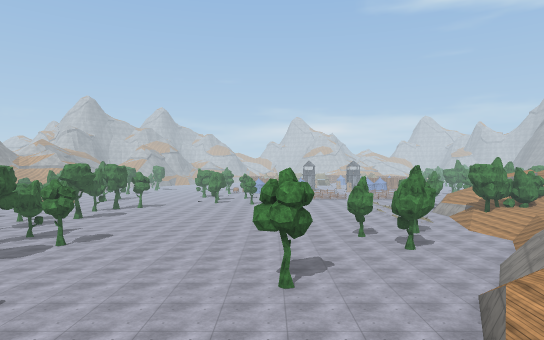
view 1 (above)

24 first-person views from a walk through a Unity game level. The camera is 1.5 m above the floor, looks level and sees 75° across. The floor is counted in squares, 2 m on a side. Each view is taken from the middle of a square. On the plan, view 1 faces up. The plan holds only what a view shows up to about 11 squares ahead; the rest is blank. The place goes on beyond the plan. Some animated figures are left out. Surface patterns are stand-ins for the level's own textures.

view 2
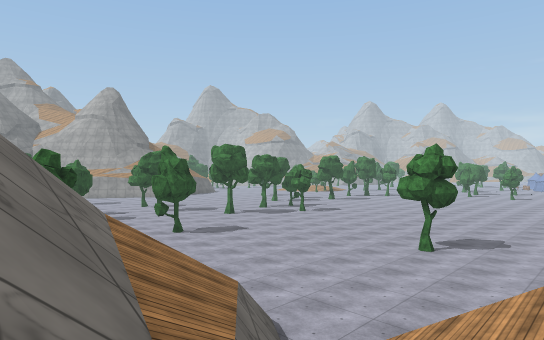

view 3
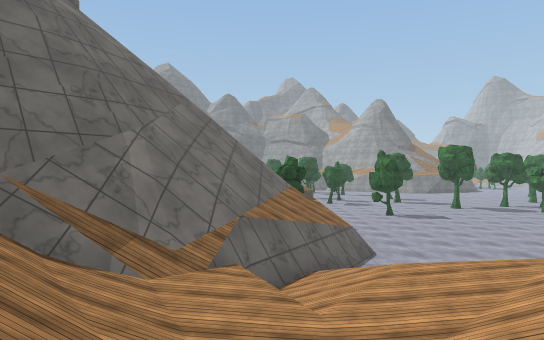

view 4
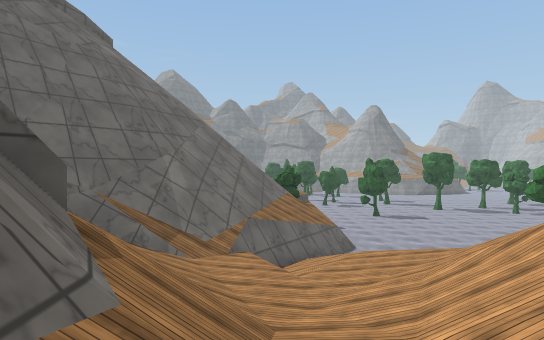

view 5
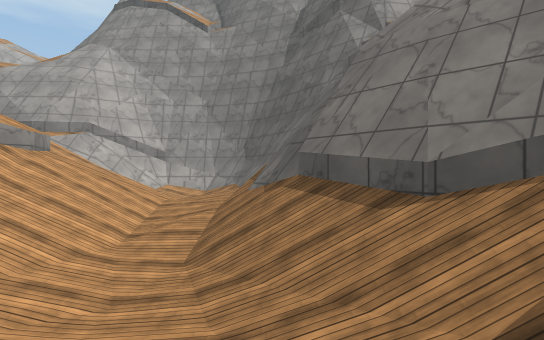

view 6
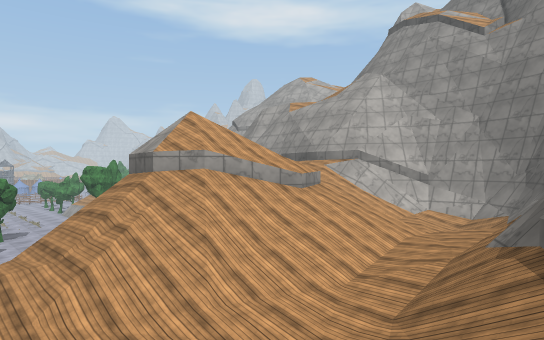

view 7
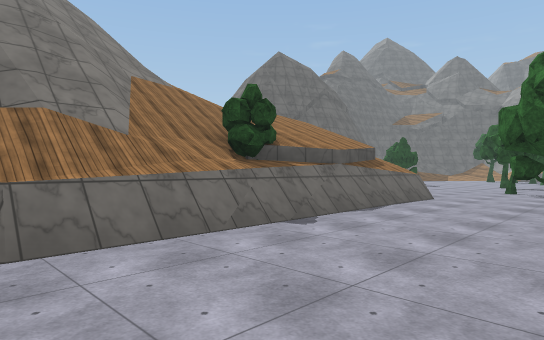

view 8
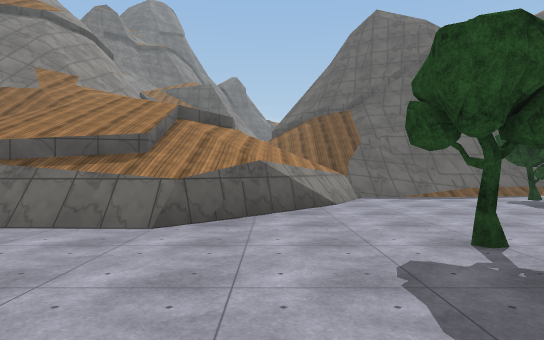

view 9
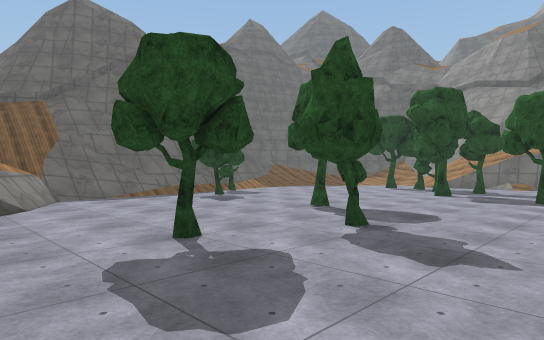

view 10
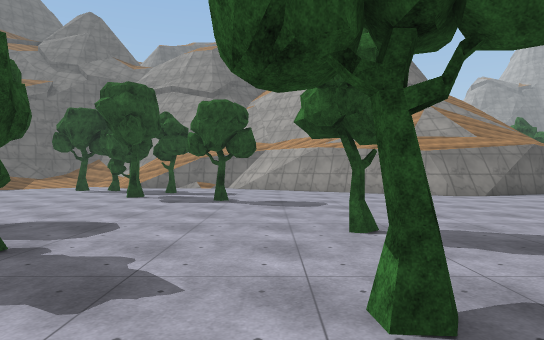

view 11
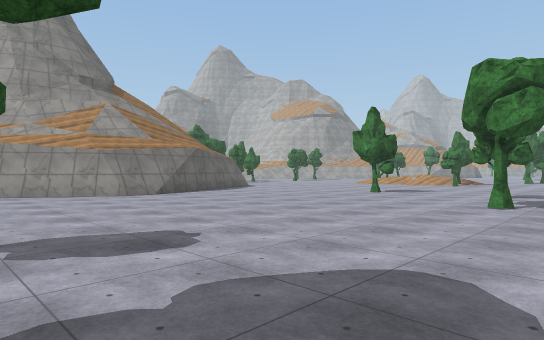

view 12
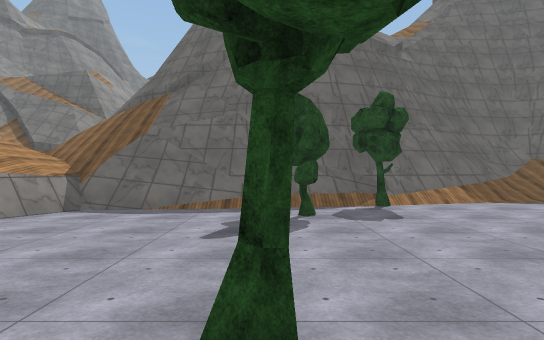

view 13
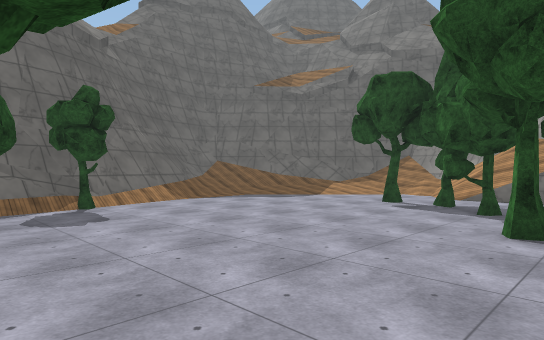

view 14
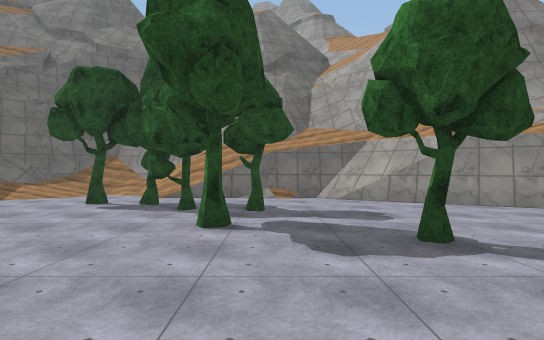

view 15
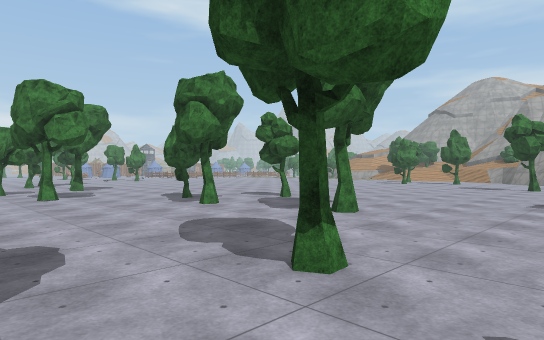

view 16
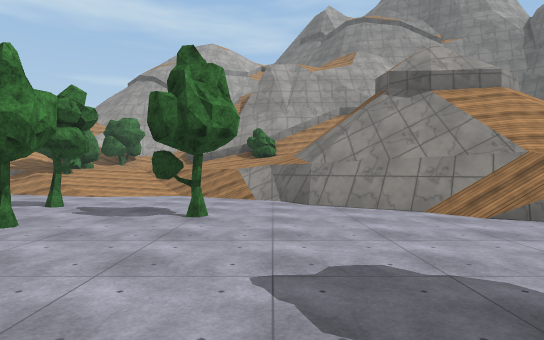

view 17
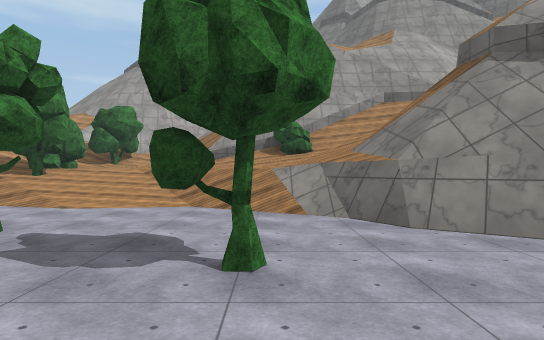

view 18
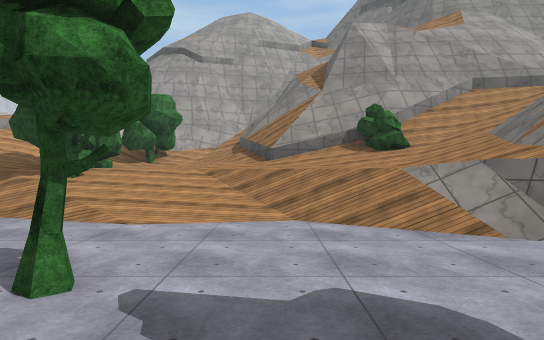

view 19
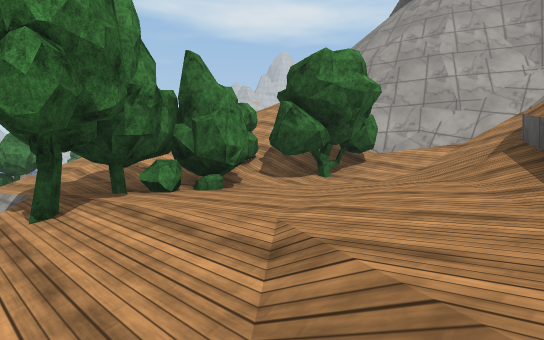

view 20
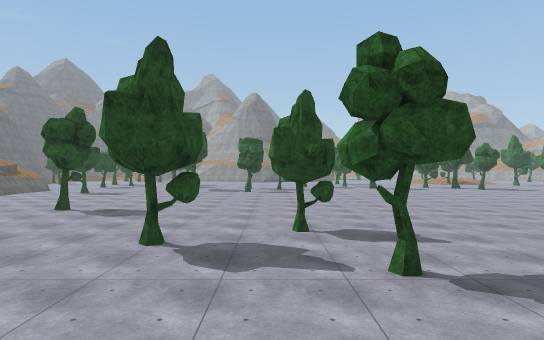

view 21
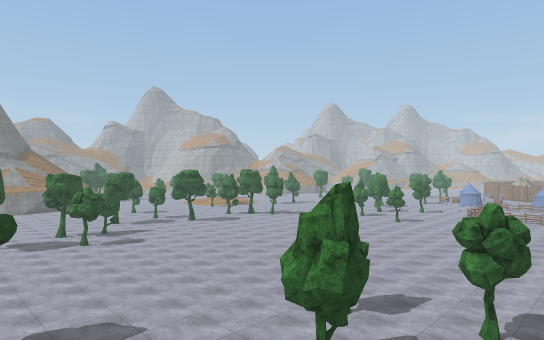

view 22
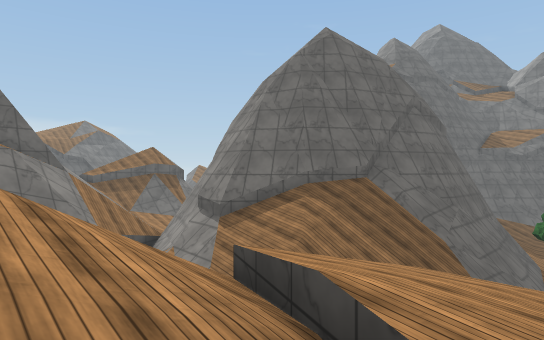

view 23
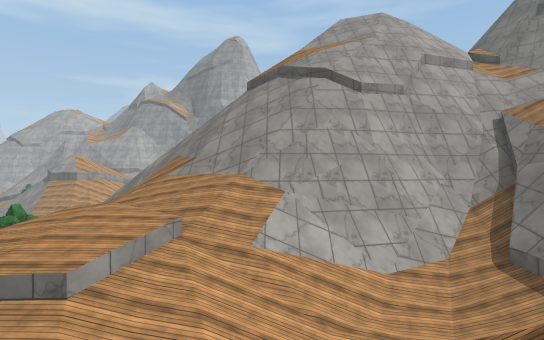

view 24
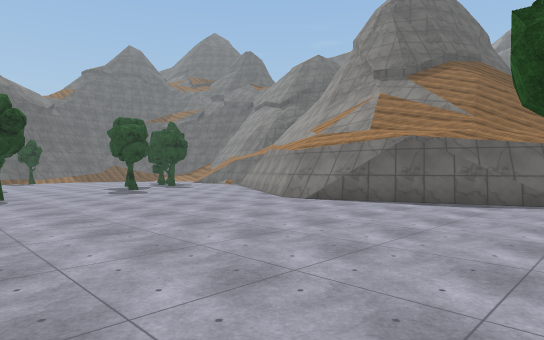

### Floor plan
Key: @ floor where view 1 was taken; # wall or solid block; . main floor; : floor 1.5 m higher than the main floor; / step, stairs or slope; = window, fence, low wall or low ledge; ^ raised ledge; v drop or lower ground; T tree.
Columns run from 26 left of view 1 to 18 right of it. Each row starts with its distance up from view 1.
 19         .T...T           ......../  /TTTT//
 18    #............         ........//./TTTTTT##
 17    #.............        ..........///::///=#
 16    ##........T....       ........../////////=
 15     #...........T..      .....T.T..//////^^^^
 14     #...............    ............///^^
 13     #=..........T.T.   ........T...////^
 12     #..........................T../////^
 11    ##.............................==//TT
 10    #............T................=#/////#
  9   ##............................==//////^^
  8  ##........T.T............T..../=//^^ ///^
  7  #............................=///##   //^
  6 ##....T.........     ........==///##    /#
  5 #..................T.........=////^#   //^
  4 =..T.......TT.T..............//////^^^ //#
  3 =....T....T.................////////^////#
  2 /..T.............===##======/ ///////////^^
  1 /.T.............##^^^^TT///#==///////////=^
  0 /.T............=#/^^^^T///@//==//////////#^
 -1 ...............=//^^^^/////////////#^===^^
 -2 /........T....=#//^^^//////===////#^^
 -3 //......T/////=//^^^///////#####/##
 -4   /..//#####//////^^////////vv^#
 -5    //######v=//////////// ///vv
 -6   //=#   ###/////////=/// #^^
 -7   =/#^     ^##///////#v/#
 -8               ^#/////^=^#
 -9                ^#////##=#
-10                 #/////#^
-11                ##^^#^/==^
-12                 ######==^
-13                      ##^^

Where each view was taken, in squares from view 1:
view 1: 0 up, 0 right, facing up
view 2: 1 down, 4 right, facing up-left
view 3: 0 up, 9 right, facing left
view 4: 0 up, 11 right, facing left
view 5: 1 down, 4 right, facing right
view 6: 2 down, 4 right, facing up-right
view 7: 6 up, 1 right, facing down-left
view 8: 7 up, 10 left, facing down
view 9: 7 up, 10 left, facing down-left
view 10: 7 up, 11 left, facing left
view 11: 8 up, 11 left, facing up-left
view 12: 4 up, 16 left, facing down
view 13: 4 up, 16 left, facing down-left
view 14: 4 up, 16 left, facing left
view 15: 6 up, 15 left, facing up-right
view 16: 11 up, 1 left, facing right
view 17: 12 up, 2 right, facing right
view 18: 14 up, 4 right, facing right
view 19: 14 up, 10 right, facing up-right
view 20: 14 up, 10 right, facing left
view 21: 8 up, 8 right, facing up-left
view 22: 2 down, 5 left, facing down-left
view 23: 6 down, 13 left, facing right
view 24: 19 up, 14 left, facing down-left
